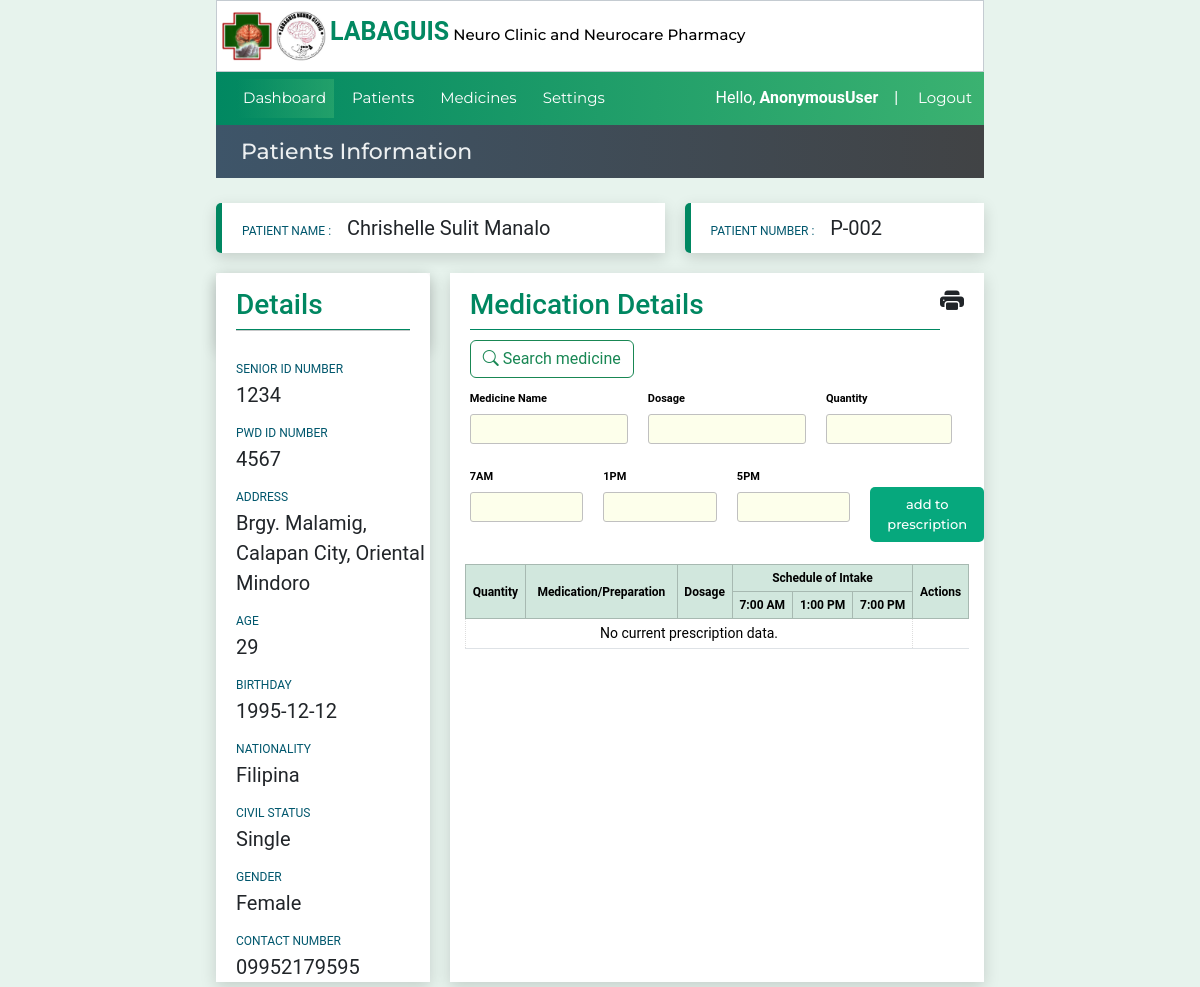
Before: /patientinfo/27/prescription with the older database file.
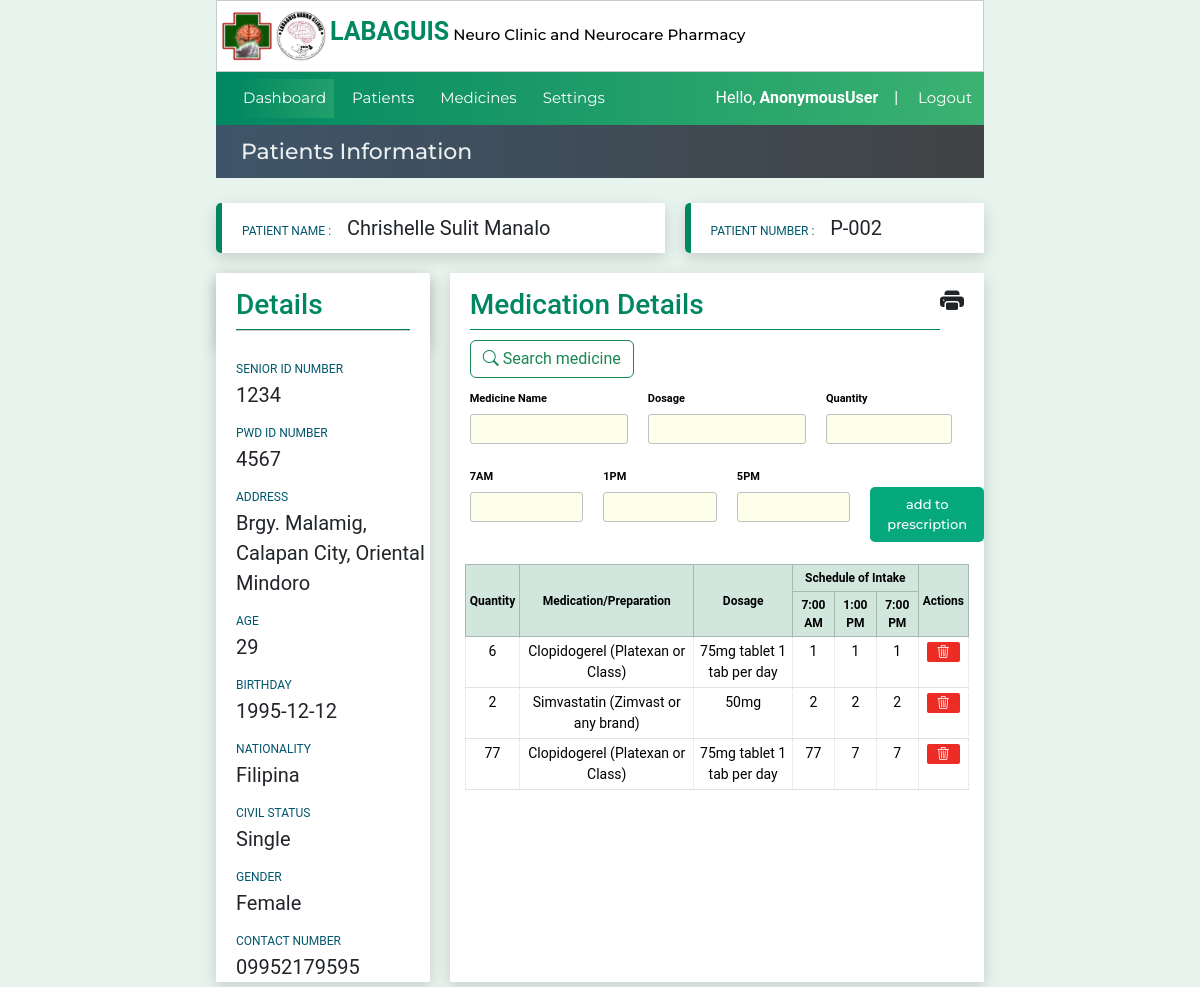
After: the same page with the newer database file.
### website/models.py (models this page shows, shortened)
class Patient(models.Model):
    created_at = models.DateTimeField(auto_now_add=True)
    patient_code=models.CharField(max_length=50)
    first_name = models.CharField(max_length=50)
    middle_name = models.CharField(max_length=50)
    last_name = models.CharField(max_length=50)
    age = models.CharField(max_length=50)
    bday = models.CharField(max_length=50,default='')
    civil_status = models.CharField(max_length=50,default='')
    gender = models.CharField(max_length=50)
    address = models.CharField(max_length=100)
    contact_number = models.CharField(max_length=50)
    srID = models.CharField(max_length=50,null=True, blank=True)
    pwdID = models.CharField(max_length=50,null=True, blank=True)
    nationality = models.CharField(max_length=50,null=True, blank=True)

class Prescription(models.Model):
    created_at = models.DateField(auto_now_add=True)
    patient_code=models.CharField(max_length=50)
    consultCounter = models.CharField(max_length=50,null=True, blank=True)
    quantity = models.CharField(max_length=50)
    medicine_name = models.CharField(max_length=100)
    dosage = models.CharField(max_length=50)
    morning = models.CharField(max_length=50)
    noon = models.CharField(max_length=50)
    evening = models.CharField(max_length=50)

### website/views.py (the view)
# urls.py: path('patientinfo/<int:pk>/prescription',views.prescription, name='prescription'),
def prescription(request,pk):
    context=patientinfoData(pk)
    return render(request,'prescriptionform.html',context)

### website/views.py (called while the page is built)
def patientinfoData(pk):
    medicines_list = Medicinelist.objects.all()
    patient_record = Patient.objects.get(id=pk)
    medicationrecord = Prescription.objects.filter(patient_code=patient_record.patient_code)
    context = { 'medicationrecord': medicationrecord,
               'patient_record':patient_record,
               'medicines_list':medicines_list,
               'pCode':patient_record.patient_code,
               'pID':pk,
               }
    return context

### website/templates/prescriptionform.html (shortened to what this page needs)
{% extends 'patientinfo.html' %}
{% load custom_tags %}
{% load static %}
{% block btn-back %}
<a type="button" data-bs-toggle="modal" data-bs-target="#print_report">
  <h4><i class="bi bi-printer-fill"></i></h4>
</a>
{% endblock btn-back %}
{% block title %}
<div class="lbl-details "><h3>Medication Details </h3></div>
{% endblock title %}
{% block content1 %}
<form method="POST" id="additsem-form">
  <a class="btn btn-outline-success" style="margin-left:20px;margin-top:10px;"   type="button" data-bs-toggle="modal" data-bs-target="#searchmedicine"><i class="bi bi-search"></i> Search medicine</a>
  <div class="reg-row">
    <div class="medicine-col" style="width:100%;">
      {% if medselected %}
                  <label class="reg-label">Medicine Name</label><br />
                  <input class="medicine-input" list="medlist" name="medName" value="{{medselected.medicine_name}}" required />
                  <datalist id="medlist">
                    {% for medListItem in medicines_list %}
                    <option value="{{medListItem.medicine_name}}">
                      {% endfor %}
                  </datalist>
                </div>
                <div class="medicine-col">
                  <label class="reg-label">Dosage</label><br />
                  <input class="medicine-input" name="dosage" value="{{medselected.dosage}}" required />
                </div>
                <div class="medicine-col">
                  <label class="reg-label">Quantity</label><br />
                  <input class="medicine-input" name="qtyvalue" style="width:80%;" required />
                </div>
      {% else %}
                <label class="reg-label">Medicine Name</label><br />
                <input class="medicine-input" list="medlist" name="medName" required />
              </div>
              <div class="medicine-col">
                <label class="reg-label">Dosage</label><br />
                <input class="medicine-input" name="dosage" required />
              </div>
              <div class="medicine-col">
                <label class="reg-label">Quantity</label><br />
                <input class="medicine-input" name="qtyvalue" style="width:80%;" required />
              </div>
      {% endif %}
  </div>
  <br>
  <div class="reg-row" style="padding-top:0px">
    <div class="medicine-col">
      <label class="reg-label">7AM</label><br />
      <input class="medicine-input" name="am" required />
    </div>
    <div class="medicine-col">
      <label class="reg-label">1PM</label><br />
      <input class="medicine-input" name="noon" required />
    </div>
    <div class="medicine-col">
      <label class="reg-label">5PM</label><br />
      <input class="medicine-input" name="pmvalue" required />
    </div>
    <div class="medicine-col">
      <button class="btn-addmed btn-success mt-4 p-2" type="submit" name="addtoprescription">add to prescription</button>
    </div>
  </div>
</form>
<div class="medicalhistorytable">
  <table id="table-medications" class="table table-sm table-bordered">
    <thead class="table-success">
      <tr>
        <th rowspan="2">Quantity</th>
        <th rowspan="2">Medication/Preparation</th>
        <th rowspan="2">Dosage</th>
        <th colspan="3">Schedule of Intake</th>
        <th rowspan="2">Actions</th>
      </tr>
      <tr>
        <th>7:00 AM</th>
        <th>1:00 PM</th>
        <th>7:00 PM</th>
      </tr>
    </thead>
    <tbody>
      {% if medicationrecord %}
      {% for medrecord in medicationrecord %}
      <tr>
        <td>{{medrecord.quantity}}</td>
        <td>{{medrecord.medicine_name}}</td>
        <td>{{medrecord.dosage}}</td>
        <td>{{medrecord.morning}}</td>
        <td>{{medrecord.noon}}</td>
        <td>{{medrecord.evening}}</td>
        <td>
          <a href="{% url "deleteitemprescription" patient_record.id medrecord.id %}" style="padding:0 10px;margin:0;"
            name="delete_presciption_item" type='submit' value="{{medrecord.id}}" id="link-delete">
            <i class="bi bi-trash3"></i></a>
        </td>
      </tr>
      {% endfor %}
      {% else %}
      <td colspan="6">No current prescription data.</td>
      {% endif %}
    </tbody>
  </table>
</div>
</div>
{% endblock content1 %}

### website/templates/patientinfo.html (shortened to what this page needs)
{% extends 'index.html' %}
{% load custom_tags %}
{% block pagetitle %}Patients Information{% endblock pagetitle %}
{% block content %}
<div class="info-row1">
  <div class="col1-info">
    <label class="lbl-pname">PATIENT NAME : &nbsp &nbsp </label>
    <label class="value-pname">{{patient_record.first_name}} {{patient_record.middle_name}}
      {{patient_record.last_name }}
    </label>
  </div>
  <div class="col2-info">
    <label class="lbl-pname">PATIENT NUMBER : &nbsp &nbsp</label>
    <label class="value-pname">{{patient_record.patient_code}} </label>
  </div>
</div>
<div class="info-row2">
  <div class="detials-container">
    <div class="pdetails-head">
      <div class="lbl-details">
        <h3>Details</h3>
      </div>
      <hr>
    </div>
    <div class="pdetails-body">
      <label class="lbl-pname">SENIOR ID NUMBER</label><br />
      <label class="value-pname">{{patient_record.srID}} </label>
    </div>
    <div class="pdetails-body">
      <label class="lbl-pname">PWD ID NUMBER</label><br />
      <label class="value-pname">{{patient_record.pwdID}} </label>
    </div>
    <div class="pdetails-body">
      <label class="lbl-pname">ADDRESS</label><br />
      <label class="value-pname">{{patient_record.address}} </label>
    </div>
    <div class="pdetails-body">
      <label class="lbl-pname">AGE</label><br />
      <label class="value-pname">{{patient_record.age}} </label>
    </div>
    <div class="pdetails-body">
      <label class="lbl-pname">BIRTHDAY</label><br />
      <label class="value-pname">{{patient_record.bday}} </label>
    </div>
    <div class="pdetails-body">
      <label class="lbl-pname">NATIONALITY</label><br />
      <label class="value-pname">{{patient_record.nationality}} </label>
    </div>
    <div class="pdetails-body">
      <label class="lbl-pname">CIVIL STATUS</label><br />
      <label class="value-pname">{{patient_record.civil_status}} </label>
    </div>
    <div class="pdetails-body">
      <label class="lbl-pname">GENDER</label><br />
      <label class="value-pname">{{patient_record.gender}} </label>
    </div>
    <div class="pdetails-body">
      <label class="lbl-pname">CONTACT NUMBER</label><br />
      <label class="value-pname">{{patient_record.contact_number}} </label>
    </div>
  </div>
  <div class="details-history">
    <div class="phistory-head">
      {% block title %}{% endblock title %}
      {% block btn-back%}{% endblock  %}
    </div>
    {% block content1 %}{% endblock content1 %}
</div>
</div>
{% endblock content %}

### website/templates/index.html (shortened to what this page needs)
{% load static %}
{% load custom_tags %}
<!DOCTYPE html>
<html>
  <head>
    <link
      href="https://cdn.jsdelivr.net/npm/bootstrap@5.3.1/dist/css/bootstrap.min.css"
      rel="stylesheet"
    />
    <link
      rel="stylesheet"
      href="https://cdn.jsdelivr.net/npm/bootstrap-icons@1.10.5/font/bootstrap-icons.css"
    />
    <link
      rel="stylesheet"
      href="https://cdn.datatables.net/1.13.6/css/jquery.dataTables.min.css"
    />
    <link rel="stylesheet" href="{% static 'style.css' %}" />
  </head>
  <body>
<div class="sticky">
   <div class=" header-base">
      <div>
        <img src="{% static "logo.png" %}" width="50px">
        <img src="{% static "logo2.jpg" %}" width="50px">
      <span class="logotitle"><b>LABAGUIS</b></span> <strong style="color:black;font-size:15px;">Neuro Clinic and Neurocare Pharmacy</strong></div>
    </div>
    {% include 'navbar.html' %}
    <div class=" header-main2">
      <strong style="font-size:22px;margin-left:20px;">
        {% block pagetitle %}{% endblock %}
      </strong>
    </div>
  </div>
    <div class="content-main">
        {% block content%}
        {% endblock %}
  </body>
</html>

### website/templates/navbar.html (shortened to what this page needs)
<div class="header-main " style="z-index: 2;">
    <nav class="navbar navbar-dark navbar-expand-md ">
        <div class="container-fluid">
          <div class="collapse navbar-collapse" id="navbarNav">
            <ul class="navbar-nav">
              <li class="nav-item ">
                <a class="nav-link active" aria-current="page" href="{% url "dashboard" %}">Dashboard</a>
              </li>
              <li class="nav-item">
                <a class="nav-link " href="{% url "patienttable" %}">Patients</a>
              </li>
              <li class="nav-item">
                <a class="nav-link" href="{% url "medications" %}">Medicines</a>
              </li>
              <li class="nav-item">
                <a class="nav-link" href="{% url "registrationpage" %}">Settings</a>
              </li>
            </ul>
          </div>
          Hello,&nbsp <b>{{request.user}}</b> &nbsp &nbsp | &nbsp
        </div>
        <a class="nav-item nav-link navbar-nav" style="margin-right:10px;" href="{% url "logoutuser" %}">Logout</a>
      </nav>
</div>

### website/static/style.css (style rules this page uses)
* { box-sizing:border-box; margin: 0; padding: 0; font-family: 'Roboto', sans-serif; }
body { background-color: #e7f3ed; }
header li,a,strong, button { font-family: 'Montserrat', sans-serif; font-weight: 500; font-size: 13px; color: #edf0f1; text-decoration: none; padding: 0px 0px; margin: 0px 0px; }
.nav-link { font-size: 15px; }
.content-main { height: 100%; margin: 5px 18%; }
.left-menu lu,li { font-size: 5px; text-decoration: none; color: black; padding: 5px; list-style: none; margin: 0; }
.reg-label { font-size: 11px; font-weight: 600; color:black; }
.reg-row { display:inline-flex; width: 100%; margin: 0px 0; }
.btn-addmed { background-color: #06a87d; color: white; padding: 6px 20px; border-radius: 5px; border-style: none; margin-top: 22px; }
table { width: 100%; }
th { padding: 10px; font-size: 12px; color: black; background-color: #b4c3d33c; }
tr { font-size: 14px; }
td { border: 1px dotted #ddd; width: auto; }
#link-delete { color: white; border: 1px solid white; padding: 5px 8px; background-color:rgba(235, 18, 11, 0.89); border-radius: 3px; }
.info-row1 { display: inline-flex; width: 100%; }
.info-row2 { display: inline-flex; width: 100%; }
.lbl-pname { font-size:12px; color: #01576d; }
.value-pname { font-size: 20px; font-style: bold; }
.col1-info { margin: 20px 0; margin-right: 20px; padding: 10px 20px; background-color:white; width:60%; border-left: 6px solid rgb(0,135,97); border-radius: 5px 0 0 5px; box-shadow: 0 5px 15px 0 #00000026; }
.col2-info { margin: 20px 0; padding: 10px 20px; background-color:white; width:40%; border-left: 6px solid rgb(0,135,97); border-radius: 5px 0 0 5px; box-shadow: 0 5px 15px 0 #00000026; }
.pdetails-head { width: 100%; padding: 15px 20px; border-radius: 5px 5px 0 0; box-shadow: 0 5px 15px 0 #00000026; }
.pdetails-body { padding-left:20px; padding-top: 10px; background-color: white; width: 100%; }
.lbl-details { color: rgb(0,135,97); border-bottom: 1px solid rgb(0,135,97); width: 100%; }
.detials-container { margin-right: 20px; display: block; width: 40%; box-shadow: 0 5px 15px 0 #00000026; background-color:white; }
.medicine-input { border-style: solid; border-color: silver; border-radius: 3px; border-width: 1px; padding-left: 5px; padding: 2px 5px; width: 100%; }
.medicine-col { padding: 7px 0 7px 20px; width: 100%; }
hr { margin: 0; padding: 0; }
.details-history { background-color:white; width: 100%; box-shadow: 0 5px 15px 0 #00000026; }
.phistory-head { display: inline-flex; width: 100%; padding: 15px 20px 0 20px; border-radius: 5px 5px 0 0; justify-content:space-between; }
.medicalhistorytable { padding: 15px; }
input, textarea, select { background-color: rgba(249, 255, 189, 0.3); padding: auto; font-family: 'Arial'; margin: 5px 0 5px 0; padding: 5px 0 5px 0; }
#table-medications { text-align: center; }
#table-medications th { vertical-align:middle; }
.header-main { height: 100%; margin: 0px 18%; background-color: #80c3e3; background: rgb(1,136,97); background: linear-gradient(90deg, rgba(1,136,97,1) 0%, rgba(31,157,105,1) 50%, rgba(59,178,113,1) 100%); color: white; }
.header-main * { color: white; }
.header-main2 { height: 100%; margin: 0px 18%; background-color: #24242a; background: rgb(62,85,105); background: linear-gradient(90deg, rgba(62,85,105,1) 0%, rgba(65,67,69,1) 100%); color: white; padding: 10px 5px; }
.navbar { padding: 2px; }
.header-base { height: 100%; margin: 0px 18% 0 18%; padding: 10px 5px; background-color: white; border: 1px solid rgb(62,85,105,0.3); }
.logotitle { font-family: Verdana; color: #028861; font-size: 25px; margin-top: 50px; }
.sticky { position: sticky; top: 0; width: 100%; }
.reg-rows label,span,p,ul,li { font-size: 15px; }
.active { margin: 0px; color: white; background: rgb(0,135,97,0.3); background: linear-gradient(90deg, rgba(0,135,97,0.2) 0%, rgba(59,178,113,0.49343487394957986) 100%); }

Changed rows visible on the page:
added Prescription: quantity "6", medicine_name "Clopidogerel (Platexan or Class)", dosage "75mg tablet 1 tab per day", morning "1", noon "1", evening "1", {{ medrecord.id }} 39 (drawn)
added Prescription: quantity "2", medicine_name "Simvastatin (Zimvast or any brand)", dosage "50mg", morning "2", noon "2", evening "2", {{ medrecord.id }} 40 (drawn)
added Prescription: quantity "77", medicine_name "Clopidogerel (Platexan or Class)", dosage "75mg tablet 1 tab per day", morning "77", noon "7", evening "7", {{ medrecord.id }} 41 (drawn)
Other visible differences:
text no longer shown: "No current prescription data."
